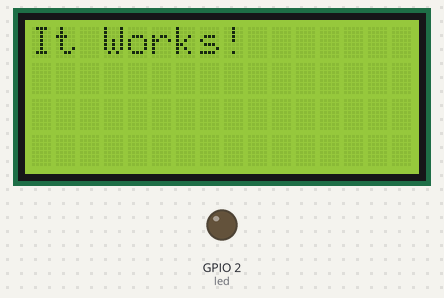
A program run on a simulated ESP32 board running MicroPython. Shown: 16×4 character LCD, output pins drawn as LEDs (lit = HIGH). Dashed ring = blinking. The clock reads 2024-03-15 10:24:30 at power-on unless the program sets it; library files of the repository ran but are not shown: __init__.py; what the program prints to the serial console is not drawn.

Above: at 0.1 s.
At 2.1 s:
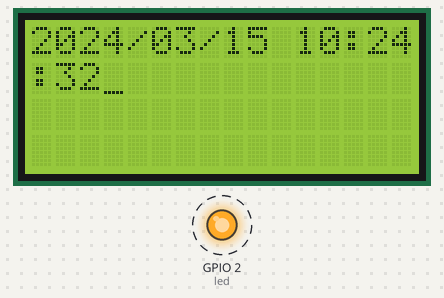
At 10.3 s:
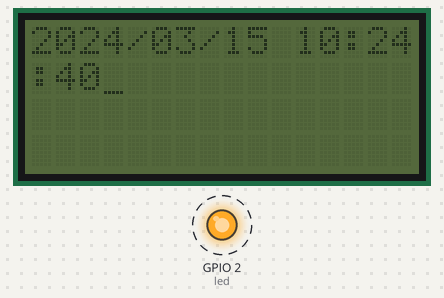
At 38.8 s:
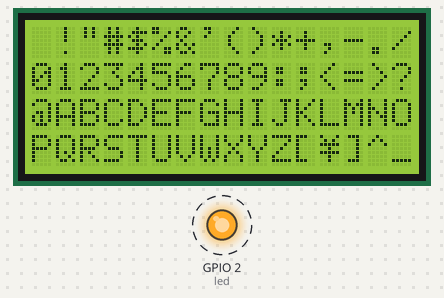
Timing chart, 0 to 40.0 s (numbered marks = the images above):
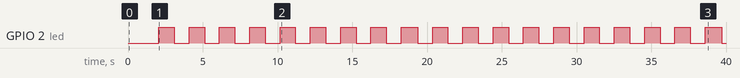

The program:

mainLCD.py
```python
from machine import Pin, I2C
import utime
from LCD import *

I2C_NUM_ROWS = 4
I2C_NUM_COLS = 16

def main():

   led     = Pin(2, Pin.OUT, Pin.PULL_UP)
   i2c_scl = Pin(22)
   i2c_sda = Pin(21)
   i2c = I2C(scl = i2c_scl, sda = i2c_sda, freq = 400000)
   #i2c = SoftI2C(scl = Pin(22), sda = Pin(21), freq = 100000)
   direccion = hex(i2c.scan()[0])
   print('La dirección I2C es ', direccion)

   lcd = I2cLcd(i2c, 0x27, I2C_NUM_ROWS, I2C_NUM_COLS)
   lcd.putstr("It Works!")
   utime.sleep(2)
   lcd.clear()
   count = 0

   while True:
      led.on()
      lcd.clear()
      time = utime.localtime()
      lcd.putstr("{year:>04d}/{month:>02d}/{day:>02d} {HH:>02d}:{MM:>02d}:{SS:>02d}".format(
         year=time[0], month=time[1], day=time[2],
         HH=time[3], MM=time[4], SS=time[5]))
      if count % 10 == 0:
         print("Turning cursor on")
         lcd.show_cursor()
      if count % 10 == 1:
         print("Turning cursor off")
         lcd.hide_cursor()
      if count % 10 == 2:
         print("Turning blink cursor on")
         lcd.blink_cursor_on()
      if count % 10 == 3:
         print("Turning blink cursor off")
         lcd.blink_cursor_off()
      if count % 10 == 4:
         print("Turning backlight off")
         lcd.backlight_off()
      if count % 10 == 5:
         print("Turning backlight on")
         lcd.backlight_on()
      if count % 10 == 6:
         print("Turning display off")
         lcd.display_off()
      if count % 10 == 7:
         print("Turning display on")
         lcd.display_on()
      if count % 10 == 8:
         print("Filling display")
         lcd.clear()
         string = ""
         for x in range(32, 32 + I2C_NUM_ROWS * I2C_NUM_COLS):
               string += chr(x)
         lcd.putstr(string)
      count += 1
      utime.sleep(1)
      led.off()
      utime.sleep(1)

if __name__ == '__main__':
   main()
   
```

I2cLcd.py
```python
from LCD.LcdApi import *
import utime
import gc

MASK_RS = 0x01       # P0
MASK_RW = 0x02       # P1
MASK_E  = 0x04       # P2

SHIFT_BACKLIGHT = 3  # P3
SHIFT_DATA      = 4  # P4-P7

class I2cLcd(LcdApi):

    #Implements a HD44780 character LCD connected via PCF8574 on I2C

    def __init__(self, i2c, i2c_addr, num_lines, num_columns):
        self.i2c = i2c
        self.i2c_addr = i2c_addr
        self.i2c.writeto(self.i2c_addr, bytes([0]))

        utime.sleep_ms(20)   # Allow LCD time to powerup
        # Send reset 3 times
        self.hal_write_init_nibble(self.LCD_FUNCTION_RESET)
        utime.sleep_ms(5)    # Need to delay at least 4.1 msec
        self.hal_write_init_nibble(self.LCD_FUNCTION_RESET)
        utime.sleep_ms(1)
        self.hal_write_init_nibble(self.LCD_FUNCTION_RESET)
        utime.sleep_ms(1)
        # Put LCD into 4-bit mode
        self.hal_write_init_nibble(self.LCD_FUNCTION)
        utime.sleep_ms(1)
        LcdApi.__init__(self, num_lines, num_columns)
        cmd = self.LCD_FUNCTION
        if num_lines > 1:
            cmd |= self.LCD_FUNCTION_2LINES
        self.hal_write_command(cmd)
        gc.collect()

    def hal_write_init_nibble(self, nibble):
        # Writes an initialization nibble to the LCD.
        # This particular function is only used during initialization.
        byte = ((nibble >> 4) & 0x0f) << SHIFT_DATA
        self.i2c.writeto(self.i2c_addr, bytes([byte | MASK_E]))
        self.i2c.writeto(self.i2c_addr, bytes([byte]))
        gc.collect()

    def hal_backlight_on(self):
        # Allows the hal layer to turn the backlight on
        self.i2c.writeto(self.i2c_addr, bytes([1 << SHIFT_BACKLIGHT]))
        gc.collect()

    def hal_backlight_off(self):
        #Allows the hal layer to turn the backlight off
        self.i2c.writeto(self.i2c_addr, bytes([0]))
        gc.collect()

    def hal_write_command(self, cmd):
        # Write a command to the LCD. Data is latched on the falling edge of E.
        byte = ((self.backlight << SHIFT_BACKLIGHT) |
                (((cmd >> 4) & 0x0f) << SHIFT_DATA))
        self.i2c.writeto(self.i2c_addr, bytes([byte | MASK_E]))
        self.i2c.writeto(self.i2c_addr, bytes([byte]))
        byte = ((self.backlight << SHIFT_BACKLIGHT) |
                ((cmd & 0x0f) << SHIFT_DATA))
        self.i2c.writeto(self.i2c_addr, bytes([byte | MASK_E]))
        self.i2c.writeto(self.i2c_addr, bytes([byte]))
        if cmd <= 3:
            # The home and clear commands require a worst case delay of 4.1 msec
            utime.sleep_ms(5)
        gc.collect()

    def hal_write_data(self, data):
        # Write data to the LCD. Data is latched on the falling edge of E.
        byte = (MASK_RS |
                (self.backlight << SHIFT_BACKLIGHT) |
                (((data >> 4) & 0x0f) << SHIFT_DATA))
        self.i2c.writeto(self.i2c_addr, bytes([byte | MASK_E]))
        self.i2c.writeto(self.i2c_addr, bytes([byte]))
        byte = (MASK_RS |
                (self.backlight << SHIFT_BACKLIGHT) |
                ((data & 0x0f) << SHIFT_DATA))
        self.i2c.writeto(self.i2c_addr, bytes([byte | MASK_E]))
        self.i2c.writeto(self.i2c_addr, bytes([byte]))
        gc.collect()
        
```

LcdApi.py
```python
import time

class LcdApi:

    # Implements the API for talking with HD44780 compatible character LCDs.
    # This class only knows what commands to send to the LCD, and not how to get
    # them to the LCD.
    #
    # It is expected that a derived class will implement the hal_xxx functions.
    #
    # The following constant names were lifted from the avrlib lcd.h header file,
    # with bit numbers changed to bit masks.

    # HD44780 LCD controller command set
    LCD_CLR             = 0x01  # DB0: clear display
    LCD_HOME            = 0x02  # DB1: return to home position

    LCD_ENTRY_MODE      = 0x04  # DB2: set entry mode
    LCD_ENTRY_INC       = 0x02  # DB1: increment
    LCD_ENTRY_SHIFT     = 0x01  # DB0: shift

    LCD_ON_CTRL         = 0x08  # DB3: turn lcd/cursor on
    LCD_ON_DISPLAY      = 0x04  # DB2: turn display on
    LCD_ON_CURSOR       = 0x02  # DB1: turn cursor on
    LCD_ON_BLINK        = 0x01  # DB0: blinking cursor

    LCD_MOVE            = 0x10  # DB4: move cursor/display
    LCD_MOVE_DISP       = 0x08  # DB3: move display (0-> move cursor)
    LCD_MOVE_RIGHT      = 0x04  # DB2: move right (0-> left)

    LCD_FUNCTION        = 0x20  # DB5: function set
    LCD_FUNCTION_8BIT   = 0x10  # DB4: set 8BIT mode (0->4BIT mode)
    LCD_FUNCTION_2LINES = 0x08  # DB3: two lines (0->one line)
    LCD_FUNCTION_10DOTS = 0x04  # DB2: 5x10 font (0->5x7 font)
    LCD_FUNCTION_RESET  = 0x30  # See "Initializing by Instruction" section

    LCD_CGRAM           = 0x40  # DB6: set CG RAM address
    LCD_DDRAM           = 0x80  # DB7: set DD RAM address

    LCD_RS_CMD          = 0
    LCD_RS_DATA         = 1

    LCD_RW_WRITE        = 0
    LCD_RW_READ         = 1

    def __init__(self, num_lines, num_columns):
        self.num_lines = num_lines
        if self.num_lines > 4:
            self.num_lines = 4
        self.num_columns = num_columns
        if self.num_columns > 40:
            self.num_columns = 40
        self.cursor_x = 0
        self.cursor_y = 0
        self.implied_newline = False
        self.backlight = True
        self.display_off()
        self.backlight_on()
        self.clear()
        self.hal_write_command(self.LCD_ENTRY_MODE | self.LCD_ENTRY_INC)
        self.hide_cursor()
        self.display_on()

    def clear(self):
        # Clears the LCD display and moves the cursor to the top left corner
        self.hal_write_command(self.LCD_CLR)
        self.hal_write_command(self.LCD_HOME)
        self.cursor_x = 0
        self.cursor_y = 0

    def show_cursor(self):
        # Causes the cursor to be made visible
        self.hal_write_command(self.LCD_ON_CTRL | self.LCD_ON_DISPLAY |
                               self.LCD_ON_CURSOR)

    def hide_cursor(self):
        # Causes the cursor to be hidden
        self.hal_write_command(self.LCD_ON_CTRL | self.LCD_ON_DISPLAY)

    def blink_cursor_on(self):
        # Turns on the cursor, and makes it blink
        self.hal_write_command(self.LCD_ON_CTRL | self.LCD_ON_DISPLAY |
                               self.LCD_ON_CURSOR | self.LCD_ON_BLINK)

    def blink_cursor_off(self):
        # Turns on the cursor, and makes it no blink (i.e. be solid)
        self.hal_write_command(self.LCD_ON_CTRL | self.LCD_ON_DISPLAY |
                               self.LCD_ON_CURSOR)

    def display_on(self):
        # Turns on (i.e. unblanks) the LCD
        self.hal_write_command(self.LCD_ON_CTRL | self.LCD_ON_DISPLAY)

    def display_off(self):
        # Turns off (i.e. blanks) the LCD
        self.hal_write_command(self.LCD_ON_CTRL)

    def backlight_on(self):
        # Turns the backlight on.

        # This isn't really an LCD command, but some modules have backlight
        # controls, so this allows the hal to pass through the command.
        self.backlight = True
        self.hal_backlight_on()

    def backlight_off(self):
        # Turns the backlight off.

        # This isn't really an LCD command, but some modules have backlight
        # controls, so this allows the hal to pass through the command.
        self.backlight = False
        self.hal_backlight_off()

    def move_to(self, cursor_x, cursor_y):
        # Moves the cursor position to the indicated position. The cursor
        # position is zero based (i.e. cursor_x == 0 indicates first column).
        self.cursor_x = cursor_x
        self.cursor_y = cursor_y
        addr = cursor_x & 0x3f
        if cursor_y & 1:
            addr += 0x40    # Lines 1 & 3 add 0x40
        if cursor_y & 2:    # Lines 2 & 3 add number of columns
            addr += self.num_columns
        self.hal_write_command(self.LCD_DDRAM | addr)

    def putchar(self, char):
        # Writes the indicated character to the LCD at the current cursor
        # position, and advances the cursor by one position.
        if char == '\n':
            if self.implied_newline:
                # self.implied_newline means we advanced due to a wraparound,
                # so if we get a newline right after that we ignore it.
                pass
            else:
                self.cursor_x = self.num_columns
        else:
            self.hal_write_data(ord(char))
            self.cursor_x += 1
        if self.cursor_x >= self.num_columns:
            self.cursor_x = 0
            self.cursor_y += 1
            self.implied_newline = (char != '\n')
        if self.cursor_y >= self.num_lines:
            self.cursor_y = 0
        self.move_to(self.cursor_x, self.cursor_y)

    def putstr(self, string):
        # Write the indicated string to the LCD at the current cursor
        # position and advances the cursor position appropriately.
        for char in string:
            self.putchar(char)

    def custom_char(self, location, charmap):
        # Write a character to one of the 8 CGRAM locations, available
        # as chr(0) through chr(7).
        location &= 0x7
        self.hal_write_command(self.LCD_CGRAM | (location << 3))
        self.hal_sleep_us(40)
        for i in range(8):
            self.hal_write_data(charmap[i])
            self.hal_sleep_us(40)
        self.move_to(self.cursor_x, self.cursor_y)

    def hal_backlight_on(self):
        # Allows the hal layer to turn the backlight on.
        # If desired, a derived HAL class will implement this function.
        pass

    def hal_backlight_off(self):
        # Allows the hal layer to turn the backlight off.
        # If desired, a derived HAL class will implement this function.
        pass

    def hal_write_command(self, cmd):
        # Write a command to the LCD.
        # It is expected that a derived HAL class will implement this function.
        raise NotImplementedError

    def hal_write_data(self, data):
        # Write data to the LCD.
        # It is expected that a derived HAL class will implement this function.
        raise NotImplementedError

    def hal_sleep_us(self, usecs):
        # Sleep for some time (given in microseconds)
        time.sleep_us(usecs)
```

Measured:
- by itself, GPIO 2 (led): alternates HIGH for 1.0 s and LOW for 1.0 s
- what the display in image 0 shows lasts 2.0 s, from 0.1 s to 2.1 s
